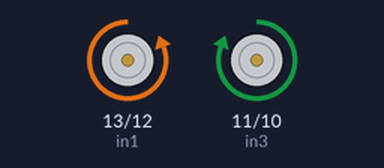
Recording of a sketch running on a simulated Arduino Uno, built with avr-gcc and run on an emulated ATmega328P. Parts: motor-driver pin pairs drawn as motors (green arrow = first pin HIGH = forward, orange = second pin HIGH = backward, longer = more drive, scaled by the enable pin).

Above: at 2.5 s.
At 5.5 s:
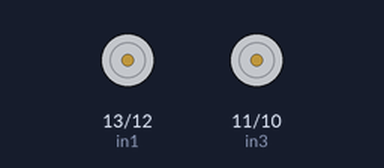
Timing chart, 0 to 7.8 s (numbered marks = the images above):
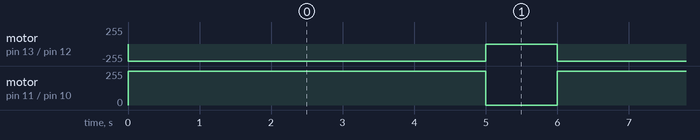

Measured:
- by itself, motor on pin 13 (in1) / pin 12 (in2): alternates backward 255/255 for 5.0 s and stopped for 1.0 s
- by itself, motor on pin 11 (in3) / pin 10 (in4): alternates forward 255/255 for 5.0 s and stopped for 1.0 s

The sketch:

sketch_Puente_H.ino
```cpp
int in1=13,in2=12,in3=11,in4=10;
int enable1=6,enable2=5;

//El programa hace que las ruedas se muevan hacia atras y adelante
void setup()
{
 pinMode(in1,OUTPUT);
pinMode(in2,OUTPUT);
pinMode(in3,OUTPUT);
pinMode(in4,OUTPUT);
analogWrite(enable1, 255);
analogWrite(enable2, 255);
}
void loop()
{

 digitalWrite(in2, HIGH);
 digitalWrite(in1, LOW);
 digitalWrite(in3, HIGH);
 digitalWrite(in4, LOW);
 delay(5000);
 digitalWrite(in2, LOW);
digitalWrite(in1, LOW);
 digitalWrite(in3, LOW);
digitalWrite(in4, LOW);
delay(1000);
}
```
